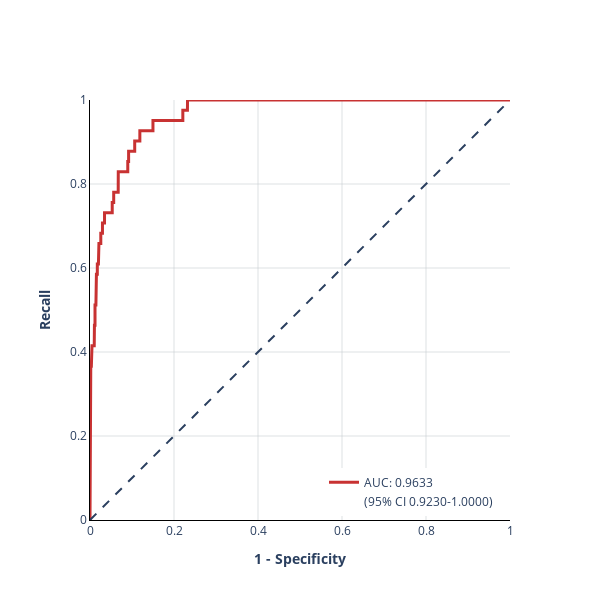

Notebook code for this chart:
### Code cell
preds_linear=svc_linear._predict_proba_lr(X_test)
plot_roc_curve(y_test, [item[1] for item in preds_linear])

### Figure 1 — Plotly figure (JSON) as saved in the notebook; plotly's stock layout.template omitted (floating-point values rounded to 4 significant figures; data arrays with more than 128 entries replaced by an {"elided": "..."} marker saying what was removed)
{"data": [{"hoverinfo": "skip", "line": {"color": "rgba(200, 50, 50, 1.0)", "width": 3}, "name": "AUC: 0.9633", "showlegend": true, "type": "scatter", "x": {"elided": "506 float values"}, "y": {"elided": "506 float values"}}, {"hoverinfo": "skip", "line": {"color": "rgba(255, 255, 255, 0)", "width": 0}, "name": "(95% CI 0.9230-1.0000)", "showlegend": true, "type": "scatter", "x": {"elided": "506 float values"}, "y": {"elided": "506 float values"}}], "layout": {"height": 600, "legend": {"x": 0.95, "xanchor": "right", "y": 0.01, "yanchor": "bottom"}, "shapes": [{"line": {"dash": "dash"}, "type": "line", "x0": 0, "x1": 1, "y0": 0, "y1": 1}], "title": {"x": 0.5}, "width": 600, "xaxis": {"constrain": "domain", "gridcolor": "rgba(189, 195, 199, 0.5)", "linecolor": "black", "range": [0, 1], "title": {"text": "<b>1 - Specificity</b>"}}, "yaxis": {"gridcolor": "rgba(189, 195, 199, 0.5)", "linecolor": "black", "range": [0, 1], "scaleanchor": "x", "scaleratio": 1, "title": {"text": "<b>Recall</b>"}}}}
